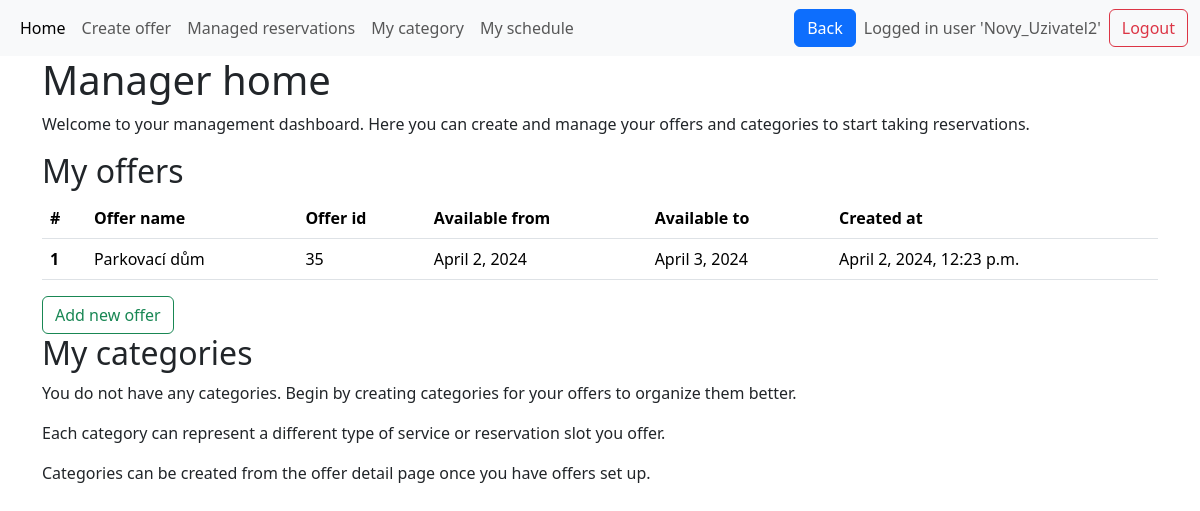
Before: / (signed in) with the older database file.
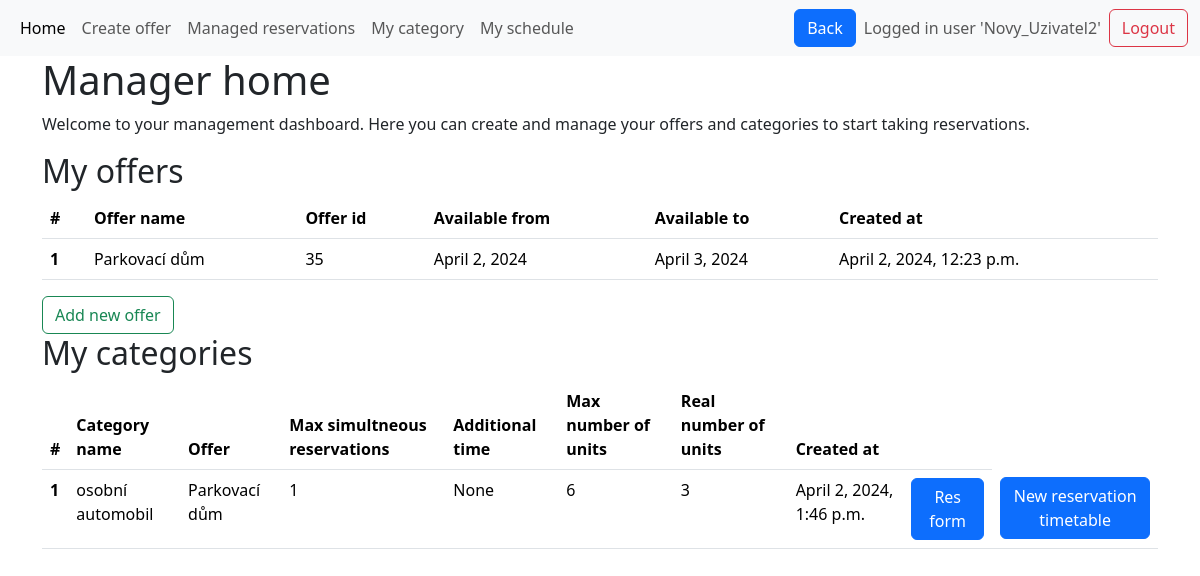
After: the same page with the newer database file.
### base/models.py (models this page shows, shortened)
class Offer(models.Model):
    offer_name = models.CharField(max_length=50)
    available_from = models.DateField(null=True, blank=True)
    available_to = models.DateField(null=True, blank=True)
    created_at = models.DateTimeField(default=timezone.now)
    manager_of_this_offer = models.ForeignKey(
        User, on_delete=models.CASCADE, null=True, blank=True
    )
    def __str__(self):
        return self.offer_name  # rewrites Offer object (x) to its name in admi panel
    class Meta:
        unique_together = (
            "offer_name",
            "manager_of_this_offer",
        )  # there cannot be two same named offers managed by the same user

class Category(models.Model):
    category_name = models.CharField(max_length=50)
    category_description = models.CharField(max_length=1000, null=True, blank=True)
    category_capacity = models.IntegerField(default=1,help_text="How many reservations at one time are possible? e.g.seminar = 20 or parkplace = 1")
    max_simultneous_reservations = models.IntegerField(default=1)
    additional_time = models.DurationField(null=True, blank=True)
    count_of_units = models.IntegerField(default=1,help_text="How many units are there in this category? e.g. 5 parkplaces for disabled people")
    created_at = models.DateTimeField(default=timezone.now)
    unit_names = models.JSONField(default=list) # list of unit names
    opening_time = models.TimeField(default=datetime.time(0, 0))
    closing_time = models.TimeField(default=datetime.time(23, 59,59)) #TODO 24:00 and default values 9:23-9:23
    belongs_to_offer = models.ForeignKey(Offer, on_delete=models.CASCADE)
    category_pricing = models.ForeignKey(Pricing, on_delete=models.CASCADE, null=True)
    def get_unit_count(self):
        return self.unit_set.count()

### base/views.py (the view)
# urls.py: path('',views.manager_home, name='manager_home' ),
@login_required  # If a user is not logged in, Django will redirect them to the login page.
def manager_home(request):
    offers = Offer.objects.filter(
        manager_of_this_offer=request.user
    )  # only offers of this user
    form = forms.ReservationForm()
    category_ids = offers.values_list(
        "category", flat=True
    ).distinct()  # only categories of this user
    categories = models.Category.objects.filter(id__in=category_ids)
    return render(
        request,
        "manager_home.html",
        context={
            "form": form,
            "offers": offers,
            "categories": categories,
        },
    )

### templates/manager_home.html (shortened to what this page needs)
{% extends 'main.html' %}
{% load crispy_forms_tags %}
{% load static %}
{% block content %}
<div class="container-md">
    <h1> Manager home </h1>
    <p>Welcome to your management dashboard. Here you can create and manage your offers and categories to start taking reservations.</p>
    <h2>My offers</h2>
    {% if offers %}
    <div class="table-responsive" style="max-height: 300px; overflow-y: auto;">
        <table class="table table-hover">
            <thead>
                <tr>
                    <th scope="col">#</th>
                    <th scope="col">Offer name</th>
                    <th scope="col">Offer id</th>
                    <th scope="col">Available from</th>
                    <th scope="col">Available to</th>
                    <th scope="col">Created at</th>
                </tr>
            </thead>
            <tbody>
                {% for offer in offers %}
                <tr class="clickable-row" onclick="location.href='{% url 'offer_detail' offer.id %}'"
                    style="cursor: pointer;" title="Click to view offer detail">
                    <th scope="row">{{ forloop.counter }}</th>
                    <td>{{ offer.offer_name }} </td>
                    <td>{{ offer.id }} </td>
                    <td>{{ offer.available_from }} </td>
                    <td>{{ offer.available_to }} </td>
                    <td>{{ offer.created_at }} </td>
                </tr>
                {% endfor %}
            </tbody>
        </table>
    </div>
    <a href="{% url 'create_offer' %}" class="btn btn-outline-success " id="addrow">Add new offer</a>
    {% else %}
    <p>You do not have any offers yet. Start by creating your first offer to make your services available for booking.</p>
    <a href="{% url 'create_offer' %}" class="btn btn-success" id="addrow">Create your first Offer</a>
    {% endif %}
    <h2>My categories</h2>
    {% if categories %}
    <table class="table table-hover">
        <thead>
            <tr>
                <th scope="col">#</th>
                <th scope="col">Category name</th>
                <th scope="col">Offer</th>
                <th scope="col">Max simultneous reservations</th>
                <th scope="col">Additional time</th>
                <th scope="col">Max number of units</th>
                <th scope="col">Real number of units</th>
                <th scope="col">Created at</th>
                <th scope="col"> </th>
            </tr>
        </thead>
        <tbody>
            {% for category in categories %}
            <tr class="clickable-row" style="cursor: pointer;" title="Click to edit category"
                onclick="location.href='{% url 'edit_category' category.belongs_to_offer.id category.id %}'">
                <th scope="row">{{ forloop.counter }}</th>
                <td>{{ category.category_name }} </td>
                <td>{{ category.belongs_to_offer }} </td>
                <td>{{ category.max_simultneous_reservations }} </td>
                <td>{{ category.additional_time }} </td>
                <td>{{ category.count_of_units }} </td>
                <td>{{ category.get_unit_count }} </td>
                <td>{{ category.created_at }} </td>
                <td> <button class="btn btn-primary btn-reservation-form"
                        data-offer-id="{{ category.belongs_to_offer.id }}" data-category-id="{{ category.id }}">Res
                        form</button>
                <td> <button class="btn btn-primary btn-reservation-calendar"
                        data-offer-id="{{ category.belongs_to_offer.id }}" data-category-id="{{ category.id }}">New
                        reservation timetable</button>
                </td>
            </tr>
            {% endfor %}
        </tbody>
    </table>
    {% else %}
    <p>You do not have any categories. Begin by creating categories for your offers to organize them better. </p>
        <p>Each category can represent a different type of service or reservation slot you offer.</p>
    <p>Categories can be created from the offer detail page once you have offers set up.</p>
    {% endif %}
</div>
{% endblock %}

Changed rows visible on the page:
added Category: category_name "osobní automobil", belongs_to_offer "Parkovací dům", max_simultneous_reservations "1", additional_time "None", count_of_units "6", get_unit_count "3", created_at "April 2, 2024, 1:46 p.m."
Other visible differences:
text no longer shown: "You do not have any categories. Begin by creating categories for your offers to organize them better. Each category can represent a different type of service or reservation slot you offer. Categories can be created from the offer detail page once you have offers set up."
text now shown: "# Category name Offer Max simultneous reservations Additional time Max number of units Real number of units Created at"
